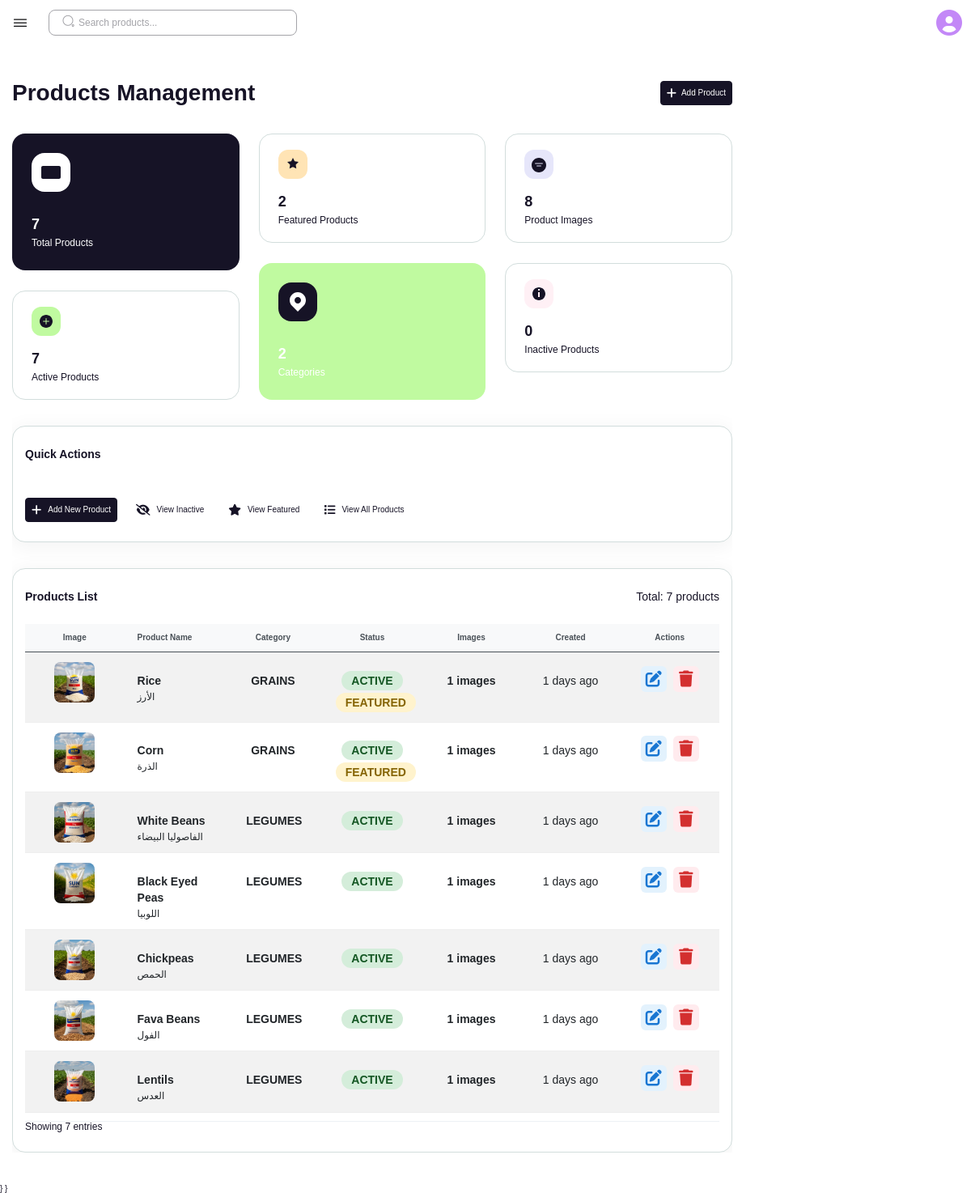
Page /admin/products.php (signed in) on the committed database.
### tables this page shows
CREATE TABLE `products` (
  `id` int NOT NULL AUTO_INCREMENT,
  `name_ar` varchar(255) NOT NULL,
  `name_en` varchar(255) NOT NULL,
  `description_ar` text,
  `features_ar` text,
  `description_en` text,
  `features_en` text,
  `origin_ar` varchar(500) DEFAULT NULL,
  `origin_en` varchar(500) DEFAULT NULL,
  `uses_ar` text,
  `uses_en` text,
  `specifications_ar` text,
  `specifications_en` text,
  `quality_info_ar` text,
  `quality_info_en` text,
  `color_ar` varchar(100) DEFAULT NULL,
  `color_en` varchar(100) DEFAULT NULL,
  `grain_type_ar` varchar(100) DEFAULT NULL,
  `grain_type_en` varchar(100) DEFAULT NULL,
  `moisture_content` varchar(50) DEFAULT NULL,
  `packaging_info_ar` text,
  `packaging_info_en` text,
  `category` varchar(100) DEFAULT NULL,
  `primary_image` varchar(500) DEFAULT NULL,
  `price` decimal(10,2) DEFAULT NULL,
  `is_featured` tinyint(1) DEFAULT '0',
  `is_active` tinyint(1) DEFAULT '1',
  `sort_order` int DEFAULT '0',
  `created_at` timestamp NULL DEFAULT CURRENT_TIMESTAMP,
  `updated_at` timestamp NULL DEFAULT CURRENT_TIMESTAMP ON UPDATE CURRENT_TIMESTAMP,
  PRIMARY KEY (`id`),
  KEY `idx_products_category` (`category`),
  KEY `idx_products_featured` (`is_featured`)
);

### admin/products.php (the view, shortened to what the rows shown need)
<?php
require_once __DIR__ . '/includes/functions.php';
$db = Database::getInstance();
$action = $_GET['action'] ?? 'list';
$products = [];
if ($action === 'list') {
    $page = (int)($_GET['page'] ?? 1);
    $limit = 20;
    $offset = ($page - 1) * $limit;
    $whereConditions = [];
    $params = [];
    $whereClause = !empty($whereConditions) ? 'WHERE ' . implode(' AND ', $whereConditions) : '';
    $sql = "SELECT p.*,
            (SELECT pi.image_path FROM product_images pi WHERE pi.product_id = p.id AND pi.is_primary = 1 LIMIT 1) as primary_image,
            (SELECT COUNT(*) FROM product_images pi WHERE pi.product_id = p.id) as image_count
            FROM products p
            {$whereClause}
            ORDER BY p.created_at DESC
            LIMIT {$limit} OFFSET {$offset}";
    $products = $db->fetchAll($sql, $params);
}
?>
<!DOCTYPE html>
<html xmlns="http://www.w3.org/1999/xhtml" xml:lang="en-US" lang="en-US">
<head>
    <link rel="stylesheet" type="text/css" href="assets/vendor/css/animate.min.css">
    <link rel="stylesheet" type="text/css" href="assets/vendor/css/animation.css">
    <link rel="stylesheet" type="text/css" href="assets/vendor/css/bootstrap.css">
    <link rel="stylesheet" type="text/css" href="assets/vendor/css/bootstrap-select.min.css">
    <link rel="stylesheet" type="text/css" href="assets/vendor/css/styles.css">
    <link rel="stylesheet" href="assets/vendor/font/fonts.css">
    <link rel="stylesheet" href="assets/vendor/icon/style.css">
    <link href="https://cdnjs.cloudflare.com/ajax/libs/font-awesome/6.0.0/css/all.min.css" rel="stylesheet">
    <link rel="stylesheet" type="text/css" href="assets/css/admin-critso.css">
</head>
<body class="counter-scroll">
    <div id="wrapper">
        <div id="page" class="">
            <div class="layout-wrap loader-off">
                <div class="section-content-right">
                    <div class="main-content">
                        <div class="main-content-inner">
                            <?php if ($action === 'list'): ?>
                                <div class="main-content-wrap">
                                    <?php if (!empty($products)): ?>
                                        <div class="wg-box">
                                            <div class="wg-table table-all-user">
                                                <div class="table-responsive">
                                                    <table class="table table-striped table-bordered">
                                                        <thead>
                                                            <tr>
                                                                <th class="text-center">Image</th>
                                                                <th>Product Name</th>
                                                                <th class="text-center">Category</th>
                                                                <th class="text-center">Status</th>
                                                                <th class="text-center">Images</th>
                                                                <th class="text-center">Created</th>
                                                                <th class="text-center">Actions</th>
                                                            </tr>
                                                        </thead>
                                                        <tbody>
                                                            <?php foreach ($products as $prod): ?>
                                                                <tr>
                                                                    <td class="text-center">
                                                                        <?php if ($prod['primary_image']): ?>
                                                                            <?php
                                                                            $imagePath = $prod['primary_image'];
                                                                            $filename = basename($imagePath);
                                                                            $thumbnailPath = "../uploads/thumbnails/{$filename}";
                                                                            if (file_exists($thumbnailPath)) {
                                                                                $displayPath = $thumbnailPath;
                                                                            } else {
                                                                                $displayPath = "../{$imagePath}";
                                                                            }
                                                                            ?>
                                                                            <div class="image">
                                                                                <img src="<?php echo $displayPath; ?>"
                                                                                    alt="Product" class="image-product"
                                                                                    onerror="this.src='../images/products/default.png'">
                                                                            </div>
                                                                        <?php endif; ?>
                                                                    </td>
                                                                    <td>
                                                                        <div class="body-title"><?php echo htmlspecialchars($prod['name_en']); ?></div>
                                                                        <div class="text-tiny mt-3"><?php echo htmlspecialchars($prod['name_ar']); ?></div>
                                                                    </td>
                                                                    <td class="text-center">
                                                                        <div class="block-available">
                                                                            <span class="body-title-2"><?php echo ucfirst(htmlspecialchars($prod['category'] ?? 'No Category')); ?></span>
                                                                        </div>
                                                                    </td>
                                                                    <td class="text-center">
                                                                        <?php if ($prod['is_active']): ?>
                                                                            <div class="block-available available">
                                                                                <span class="body-title-2">Active</span>
                                                                            </div>
                                                                        <?php else: ?>
                                                                            <div class="block-available pending">
                                                                                <span class="body-title-2">Inactive</span>
                                                                            </div>
                                                                        <?php endif; ?>
                                                                        <?php if ($prod['is_featured']): ?>
                                                                            <div class="block-available featured mt-3">
                                                                                <span class="body-title-2">Featured</span>
                                                                            </div>
                                                                        <?php endif; ?>
                                                                    </td>
                                                                    <td class="text-center">
                                                                        <div class="body-title-2"><?php echo $prod['image_count']; ?> images</div>
                                                                    </td>
                                                                    <td class="text-center">
                                                                        <div class="body-text"><?php echo timeAgo($prod['created_at']); ?></div>
                                                                    </td>
                                                                    <td class="text-center">
                                                                        <div class="list-icon-function">
                                                                            <a href="products.php?action=edit&id=<?php echo $prod['id']; ?>" title="Edit">
                                                                                <div class="item edit">
                                                                                    <i class="fas fa-edit"></i>
                                                                                </div>
                                                                            </a>
                                                                            <a href="javascript:void(0);" onclick="deleteProduct(<?php echo $prod['id']; ?>)" title="Delete">
                                                                                <div class="item trash">
                                                                                    <i class="fas fa-trash"></i>
                                                                                </div>
                                                                            </a>
                                                                        </div>
                                                                    </td>
                                                                </tr>
                                                            <?php endforeach; ?>
                                                        </tbody>
                                                    </table>
                                                </div>
                                            </div>
                                        </div>
                                    <?php endif; ?>
                                </div>
                    <?php endif; ?>
                    </div>
                </div>
            </div>
        </div>
    </div>
    </div>
</body>
</html> }
</body>
</html>

### rows in the picture
products: shows a picture, name_en "Rice", name_ar "الأرز", category "GRAINS", is_active "ACTIVE", is_featured "FEATURED", image_count "1", created_at "1 days ago"
products: shows a picture, name_en "Corn", name_ar "الذرة", category "GRAINS", is_active "ACTIVE", is_featured "FEATURED", image_count "1", created_at "1 days ago"
products: shows a picture, name_en "White Beans", name_ar "الفاصوليا البيضاء", category "LEGUMES", is_active "ACTIVE", image_count "1", created_at "1 days ago"
products: shows a picture, name_en "Black Eyed Peas", name_ar "اللوبيا", category "LEGUMES", is_active "ACTIVE", image_count "1", created_at "1 days ago"
products: shows a picture, name_en "Chickpeas", name_ar "الحمص", category "LEGUMES", is_active "ACTIVE", image_count "1", created_at "1 days ago"
products: shows a picture, name_en "Fava Beans", name_ar "الفول", category "LEGUMES", is_active "ACTIVE", image_count "1", created_at "1 days ago"
products: shows a picture, name_en "Lentils", name_ar "العدس", category "LEGUMES", is_active "ACTIVE", image_count "1", created_at "1 days ago"

### other values in the picture
$totalProductsCount "7"
$activeProducts "7"
$featuredProducts "2"
$categoriesCount "2"
$totalImages "8"
$inactiveProducts "0"
count($products) "7"
